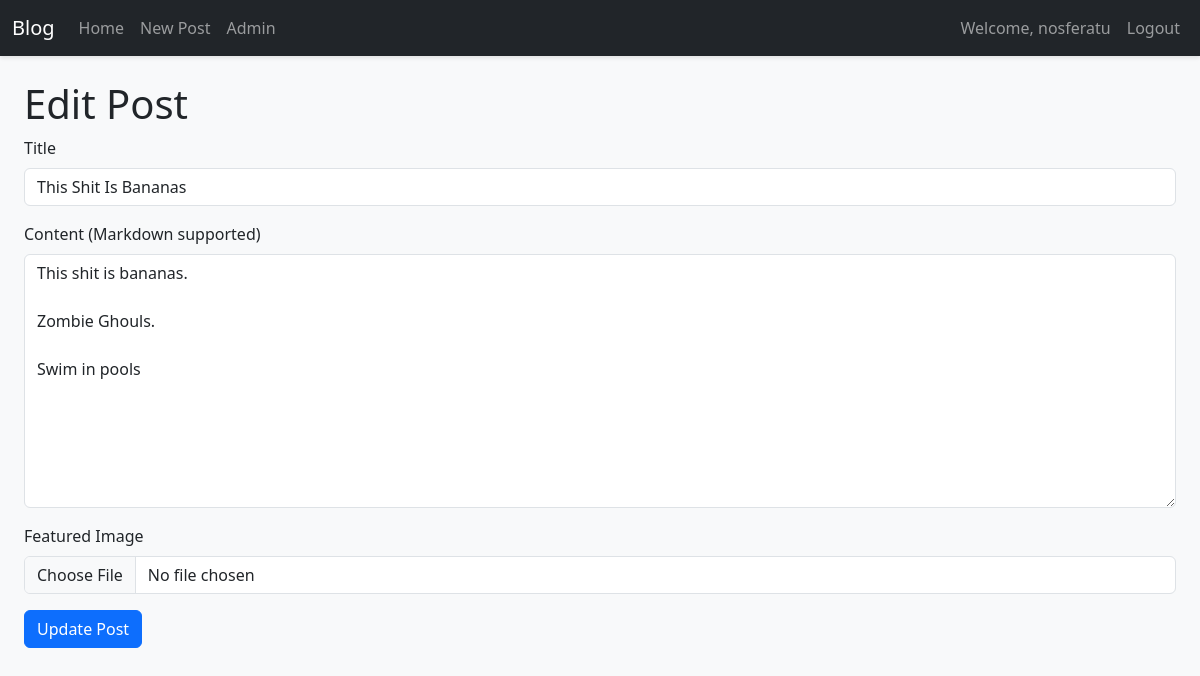
Page /edit/1 (signed in) on the committed database.
### app.py (models this page shows, shortened)
class User(UserMixin, db.Model):
    id = db.Column(db.Integer, primary_key=True)
    username = db.Column(db.String(80), unique=True, nullable=False)
    password_hash = db.Column(db.String(120), nullable=False)
    is_admin = db.Column(db.Boolean, default=False)
    posts = db.relationship('Post', backref='author', lazy=True)

class Post(db.Model):
    id = db.Column(db.Integer, primary_key=True)
    title = db.Column(db.String(200), nullable=False)
    slug = db.Column(db.String(200), unique=True, nullable=False)
    content = db.Column(db.Text, nullable=False)
    image_path = db.Column(db.String(200))
    created_at = db.Column(db.DateTime, nullable=False, default=datetime.utcnow)
    updated_at = db.Column(db.DateTime, nullable=False, default=datetime.utcnow)
    user_id = db.Column(db.Integer, db.ForeignKey('user.id'), nullable=False)

### app.py (the view, shortened to what this page needs)
@app.route('/edit/<int:id>', methods=['GET', 'POST'])
@login_required
def edit(id):
    post = Post.query.get_or_404(id)
    if post.author != current_user and not current_user.is_admin:
        abort(403)
    return render_template('edit.html', post=post)

### app.py (called while the page is built)
@login_manager.user_loader
def load_user(user_id):
    return User.query.get(int(user_id))

### templates/edit.html (shortened to what this page needs)
{% extends "base.html" %}
{% block content %}
<div class="container">
    <h1>Edit Post</h1>
    <form method="POST" enctype="multipart/form-data">
        <div class="mb-3">
            <label for="title" class="form-label">Title</label>
            <input type="text" class="form-control" id="title" name="title" value="{{ post.title }}" required>
        </div>
        <div class="mb-3">
            <label for="content" class="form-label">Content (Markdown supported)</label>
            <textarea class="form-control" id="content" name="content" rows="10" required>{{ post.content }}</textarea>
        </div>
        <div class="mb-3">
            <label for="image" class="form-label">Featured Image</label>
            <input type="file" class="form-control" id="image" name="image" accept="image/*">
        </div>
        <button type="submit" class="btn btn-primary">Update Post</button>
    </form>
</div>
{% endblock %}

### templates/base.html (shortened to what this page needs)
<!DOCTYPE html>
<html lang="en">
<head>
    <link href="https://cdn.jsdelivr.net/npm/bootstrap@5.3.0/dist/css/bootstrap.min.css" rel="stylesheet">
    <link href="{{ url_for('static', filename='css/style.css') }}" rel="stylesheet">
</head>
<body>
    <nav class="navbar navbar-expand-lg navbar-dark bg-dark">
        <div class="container">
            <a class="navbar-brand" href="{{ url_for('home') }}">Blog</a>
            <div class="collapse navbar-collapse" id="navbarNav">
                <ul class="navbar-nav me-auto">
                    <li class="nav-item">
                        <a class="nav-link" href="{{ url_for('home') }}">Home</a>
                    </li>
                    {% if current_user.is_authenticated %}
                    <li class="nav-item">
                        <a class="nav-link" href="{{ url_for('create') }}">New Post</a>
                    </li>
                    {% if current_user.is_admin %}
                    <li class="nav-item">
                        <a class="nav-link" href="{{ url_for('admin') }}">Admin</a>
                    </li>
                    {% endif %}
                    {% endif %}
                </ul>
                <ul class="navbar-nav">
                    {% if current_user.is_authenticated %}
                    <li class="nav-item">
                        <span class="nav-link">Welcome, {{ current_user.username }}</span>
                    </li>
                    <li class="nav-item">
                        <a class="nav-link" href="{{ url_for('logout') }}">Logout</a>
                    </li>
                    {% else %}
                    <li class="nav-item">
                        <a class="nav-link" href="{{ url_for('login') }}">Login</a>
                    </li>
                    {% endif %}
                </ul>
            </div>
        </div>
    </nav>
    <div class="container mt-4">
        {% block content %}{% endblock %}
    </div>
</body>
</html>

### static/css/style.css (style rules this page uses)
body { background-color: #f8f9fa; }
.navbar { box-shadow: 0 2px 4px rgba(0,0,0,0.1); }
.container { max-width: 1200px; }

### rows in the picture
User: username "nosferatu"
Post: title "This Shit Is Bananas", content "This shit is bananas. Zombie Ghouls. Swim in pools"
